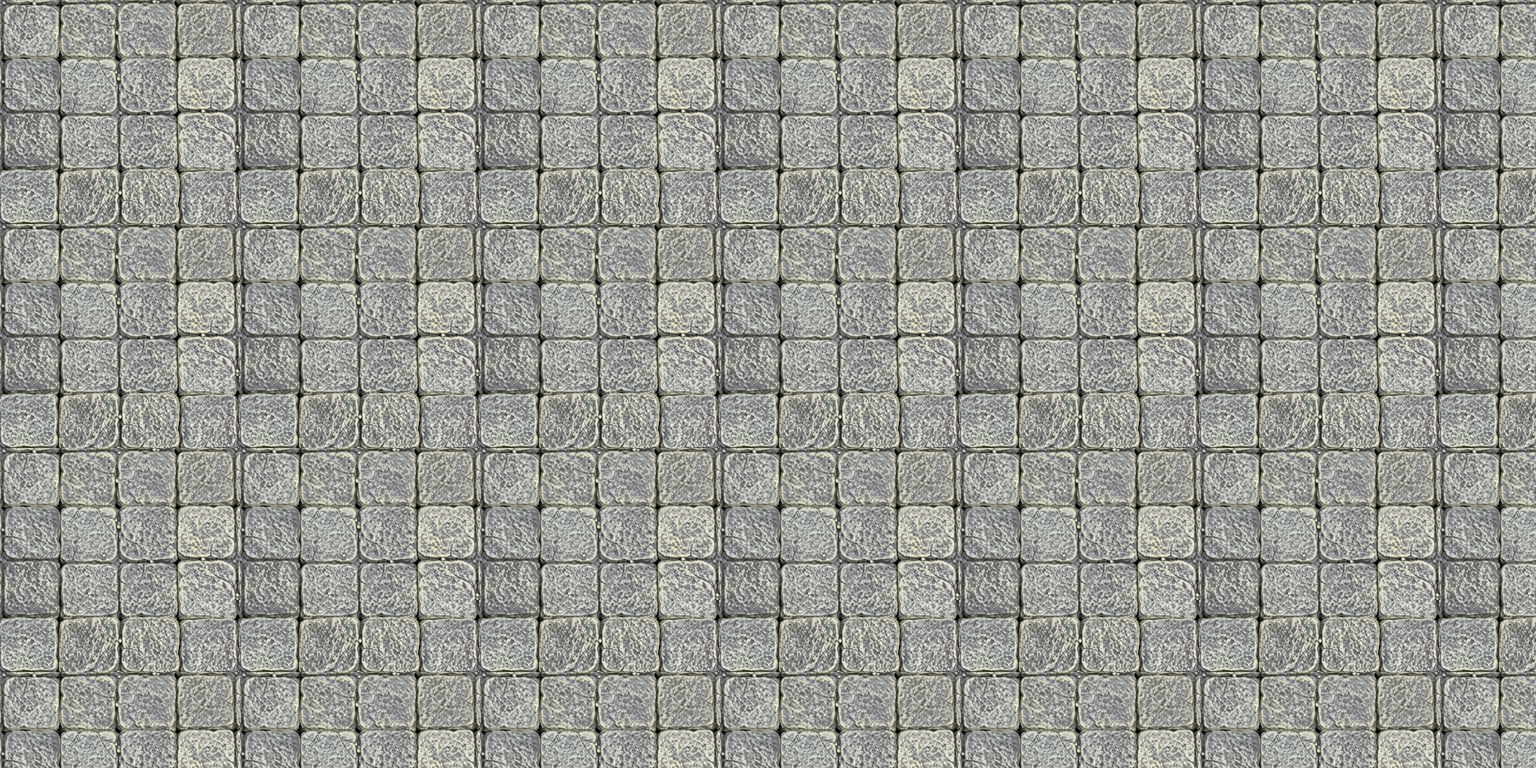

Tiled map render using the project's own tile images. Description and the map definition, with tile-layer contents summarised, below:
An orthogonal 96x48 tile map with 16x16 px tiles, 1 tile layer (botLayer).

<map version="1.0" orientation="orthogonal" renderorder="right-down" width="96" height="48" tilewidth="16" tileheight="16" nextobjectid="1">
 <tileset firstgid="1" name="ground_2_colorMap" tilewidth="16" tileheight="16" tilecount="4096" columns="64">
  <image source="../LevelColors/ground_2_colorMap.jpg" width="1024" height="1024" />
 </tileset>
 <layer name="botLayer" width="96" height="48">
  <data>[4608 cells, 4608 non-empty, 210 distinct tile ids]</data>
 </layer>
</map>